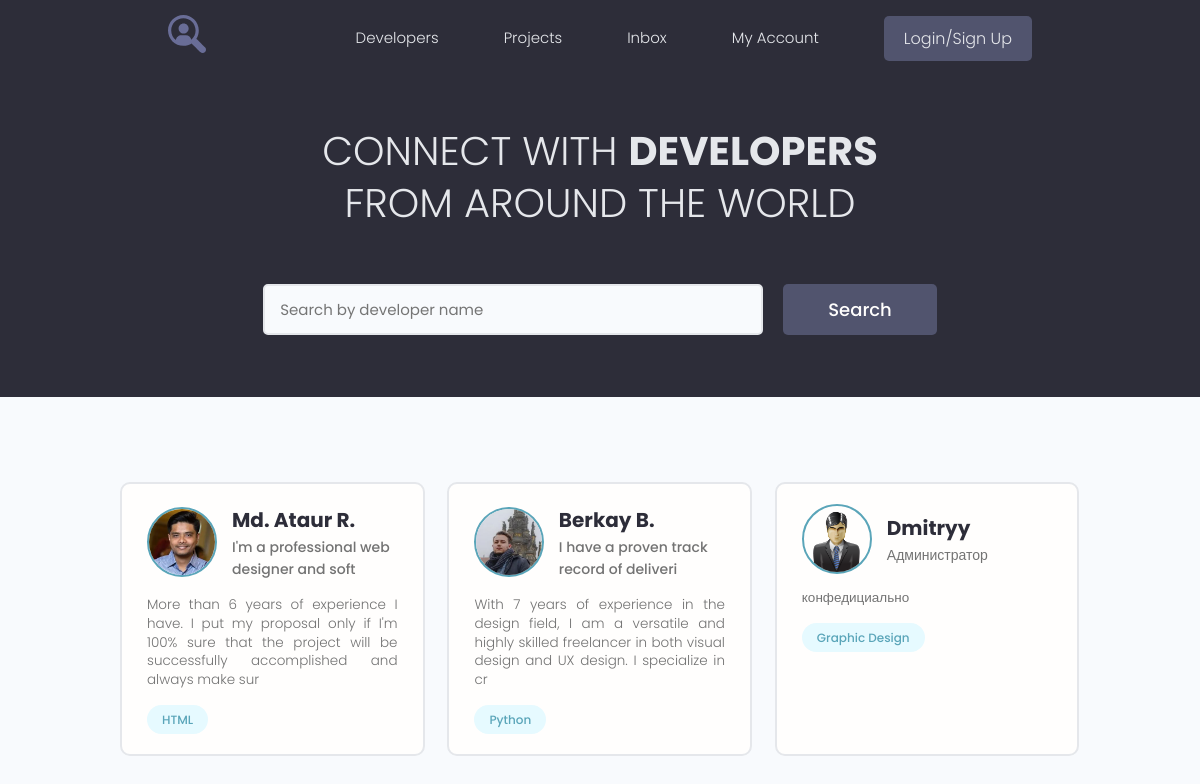
The page / on the database its author committed.
### users/models.py (models this page shows, shortened)
class Profile(models.Model):
    user = models.OneToOneField(User, on_delete=models.CASCADE, null=True, blank=True)
    name = models.CharField(max_length=200, null=True, blank=True)
    email = models.EmailField(max_length=500, null=True, blank=True)
    username = models.CharField(max_length=200, null=True, blank=True)
    short_info = models.CharField(max_length=200, null=True, blank=True)
    bio = models.TextField(null=True, blank=True)
    profile_image = models.ImageField(upload_to="profiles/", default="profiles/user-default")
    social_github = models.CharField(max_length=200, null=True, blank=True)
    social_youtube = models.CharField(max_length=200, null=True, blank=True)
    social_website = models.CharField(max_length=200, null=True, blank=True)
    created = models.DateTimeField(auto_now_add=True)

class Skill(models.Model):
    owner = models.ForeignKey(Profile, on_delete=models.SET_NULL, null=True, blank=True)
    name = models.CharField(max_length=200, null=True, blank=True)
    description = models.TextField(null=True, blank=True)
    created = models.DateTimeField(auto_now_add=True)
    def __str__(self):
        return self.name

### users/views.py (the view)
# urls.py: path('', views.profiles, name='profiles'),
def profiles(request):
    prof = Profile.objects.all()
    context = {'profiles': prof}
    return render(request, 'users/index.html', context)

### users/templates/users/index.html (shortened to what this page needs)
{% extends 'projects/base.html' %}
{% block content %}
  <main class="home">
    <section class="hero-section text-center">
      <div class="container container--narrow">
        <div class="hero-section__box">
          <h2>CONNECT WITH <span>DEVELOPERS</span></h2>
          <h2>FROM AROUND THE WORLD</h2>
        </div>
        <div class="hero-section__search">
          <form class="form" action="#" method="get">
            <div class="form__field">
              <input class="input input--text" id="formInput#search" type="text" name="text"
                placeholder="Search by developer name" />
            </div>
            <input class="btn btn--sub btn--lg" type="submit" value="Search" />
          </form>
        </div>
      </div>
    </section>
    <section class="devlist">
      <div class="container">
        <div class="grid grid--three">
          {% for profile in profiles %}
          <div class="column card">
            <div class="dev">
              <a href="{% url 'user_profile' profile.id %}" class="card__body">
                <div class="dev__profile">
                  <img class="avatar avatar--md" src="{{ profile.profile_image.url }}" alt="image" />
                  <div class="dev__meta">
                    <h3>{{ profile.name }}</h3>
                    <h5>{{ profile.short_info|slice:"40" }}</h5>
                  </div>
                </div>
                <p class="dev__info">
                  {{ profile.bio|slice:"150" }}
                </p>
                <div class="dev__skills">
                  {% for skill in profile.skill_set.all|slice:"1" %}
                  <span class="tag tag--pill tag--main">
                    <small>{{ skill }}</small>
                  </span>
                  {% endfor %}
                </div>
              </a>
            </div>
          </div>
          {% endfor %}
        </div>
      </div>
    </section>
  </main>
{% endblock %}

### projects/static/styles/app.css (style rules this page uses)
:root { --color-sub: #2d2d39; }
.btn--sub { background-color: var(--color-sub-light); }
.card { border: 2px solid var(--color-light); }
img { width: 100%; }
.hero-section { height: 40vh; display: flex; align-items: center; background-color: var(--color-sub); }
.hero-section__box { margin-bottom: 4rem; }
.hero-section__box > h2, .hero-section__box > h2 > span { font-size: 4rem; color: var(--color-light); line-height: 1.3; text-transform: uppercase; }
.hero-section__box > h2 { font-weight: 300; }
.hero-section__box > h2 > span { font-weight: 700; }
.hero-section__search > .form { display: flex; align-items: center; justify-content: center; gap: 2rem; }
.hero-section__search > .form input.input--text { width: 50rem; }
.devlist { margin-top: 8rem; }
.devlist .grid { align-items: stretch; }
.devlist .dev .dev__profile { display: flex; align-items: center; gap: 1.5rem; }
.devlist .dev .dev__meta h3 { color: var(--color-sub); font-size: 2rem; font-weight: 700; }
.devlist .dev .dev__meta h5 { color: var(--color-text); font-size: 1.4rem; font-weight: 500; }
.devlist .dev .dev__info { margin: 1.5rem 0; font-size: 1.35rem; line-height: 1.4; text-align: justify; }

### projects/static/uikit/styles/modules/_variables.css (style rules this page uses)
:root { --color-main: #5aa5b9; --color-main-light: #e6faff; --color-sub: #3f4156; --color-sub-light: #51546e; --color-sub-lighter: #ededfd; --color-text: #737373; --color-gray: #8b8b8b; --color-light: #e5e7eb; --color-light-gray: #767676; --color-bg: #f8fafd; --color-white: #fffefd; --color-white-light: #f3f3f3; --color-success: #359e64; --color-success-bg: #def8e8; --color-error: #fc4b0b; --color-error-bg: #fff2ee; --font-base: 'Poppins', arial, helvetica, 'Segoe UI', roboto, ubuntu, sans-serif; --font-monospace: 'Fira Code', 'Courier New', courier, monospace; --font-regular: 300; --font-medium: 500; --font-bold: 700; --generic-shadow: 1px 1px 5px #00000010; --generic-transition: all 0.3s ease-in-out; }

### projects/static/uikit/styles/modules/_base.css (style rules this page uses)
* { margin: 0; padding: 0; box-sizing: border-box; text-rendering: optimizeLegibility; color: inherit; font-size: inherit; }
html { font-size: 50%; }
@media only screen and (min-width: 480px) { html { font-size: 56.25%; } }
@media only screen and (min-width: 1200px) { html { font-size: 62.5%; } }
body { line-height: 1.6; font-weight: 400; font-size: 1.5rem; color: var(--color-text); background-color: var(--color-bg); min-height: 100vh; }

### projects/static/uikit/styles/modules/_typography.css (style rules this page uses)
* { font-family: var(--font-base); }
h2 { font-size: 3.6rem; font-weight: var(--font-bold); }
h3 { font-size: 3.2rem; font-weight: var(--font-medium); }
h5 { font-size: 2.4rem; font-weight: var(--font-medium); }
h5, h6 { font-weight: var(--font-regular); }
p, span, strong { font-size: 1.6rem; color: var(--color-text); font-weight: var(--font-regular); }
a { padding-bottom: 2px; text-decoration: none; display: inline-block; color: var(--color-main); font-weight: var(--font-medium); }

### projects/static/uikit/styles/modules/_utilities.css (style rules this page uses)
.container { width: 92%; max-width: 165rem; margin: 0 auto; box-sizing: border-box; }
.container--narrow { width: 92%; max-width: 120rem; }
@media screen and (min-width: 1000px) { .container { width: 90%; } }
@media screen and (min-width: 1000px) { .container--narrow { width: 85%; } }
@media screen and (min-width: 1200px) { .container { width: 80%; } }
@media screen and (min-width: 1200px) { .container--narrow { width: 72%; } }
.text-center { text-align: center; }

### projects/static/uikit/styles/modules/_avatar.css (style rules this page uses)
.avatar { border-radius: 50%; border: 2px solid var(--color-main); object-fit: cover; }
.avatar--md { height: 7rem; width: 7rem; }

### projects/static/uikit/styles/modules/_button.css (style rules this page uses)
.btn { display: inline-block; position: relative; cursor: pointer; background-color: var(--color-light); font-weight: var(--font-medium); color: var(--color-sub); text-decoration: none; padding: 1rem 2rem; border-radius: 0.5rem; border: none; width: -webkit-fit-content; width: -moz-fit-content; width: fit-content; height: -webkit-fit-content; height: -moz-fit-content; height: fit-content; font-size: 1.6rem; outline-width: 0; outline-color: transparent; -webkit-backface-visibility: hidden; backface-visibility: hidden; transition: all 0.3s ease-in-out; }
.btn--sub { background-color: var(--color-sub); color: var(--color-white); }
.btn--lg { font-size: 1.8rem; padding: 1.2rem 4.5rem; }

### projects/static/uikit/styles/modules/_card.css (style rules this page uses)
.card { border-radius: 1rem; background-color: var(--color-white); border: 1.5px solid var(--color-light); width: auto; height: auto; margin-top: 0.5rem; margin-bottom: 0.5rem; overflow: hidden; }
.card__body, .card__header { padding: 2rem 2.5rem; }

### rows shown on the page
Profile: profile_image (picture), name "Md. Ataur R.", short_info "I'm a professional web designer and soft", bio "More than 6 years of experience I have. I put my proposal only if I'm 100% sure that the project will be successfully accomplished and always make sur"
Skill: name "HTML"
Profile: profile_image (picture), name "Berkay B.", short_info "I have a proven track record of deliveri", bio "With 7 years of experience in the design field, I am a versatile and highly skilled freelancer in both visual design and UX design. I specialize in cr"
Skill: name "Python"
Profile: profile_image (placeholder picture), name "Dmitryy", short_info "Администратор", bio "конфедициально"
Skill: name "Graphic Design"
